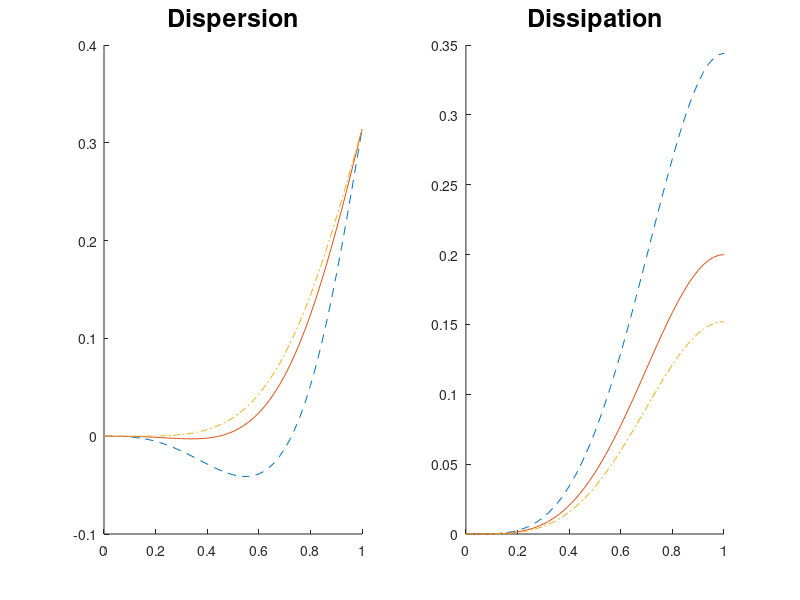

This figure's MATLAB source:
% Dissipation and dispersion plot for kappa scheme

% Copyright 2001 P. Wesseling
% This program and its subprograms may be freely used, modified and distributed
% under the GNU General Public License: http://www.gnu.org/copyleft/gpl.html

% Theory in Section 9.3 of:

% 	P. Wesseling: Principles of Computational Fluid Dynamics
% 	Springer, Heidelberg, 2000 ISBN 3-5453-0. XII, 642 pp.
% See http://ta.twi.tudelft.nl/nw/users/wesseling/cfdbook.html

% This program generates Figs. 9.2 -- 9.4 in the book

		% ...............Input.........................................
kappa = [-1  0  1/3];			
sigma = 0.9;	% CFL number
		% ..............End of input...................................
		
x = 0.0:0.02:1.0; theta = pi*x; dispersion = x; s = (sin(theta./2)).^2;

figure(1), clf
subplot(1,2,1), hold on, title('Dispersion', 'fontsize',18)
subplot(1,2,2), hold on, title('Dissipation','fontsize',18)

for k = 1:length(kappa)
  a = sigma*(sigma - 1)*(1-kappa(k)+2*kappa(k)*sigma);
  znum=(sigma-a*s).*sin(theta); zden=(1-2*s*sigma^2+2*a*s.^2); z = znum./zden;
  for j = 1:length(theta)
    if z(j) >= 0,      dispersion(j) = atan(z(j));
    else,              dispersion(j) = (atan(z(j)) + pi);
    end
  end
  dispersion = dispersion - sigma*theta;  
  dissipation = sqrt(znum.^2 + zden.^2);  dissipation = 1 - dissipation;
  if k==1, ss ='--'; elseif k==2, ss ='-'; else, ss ='-.'; end  
  subplot(1,2,1),  plot(x,dispersion,ss)
  subplot(1,2,2),  plot(x,dissipation,ss)
end
